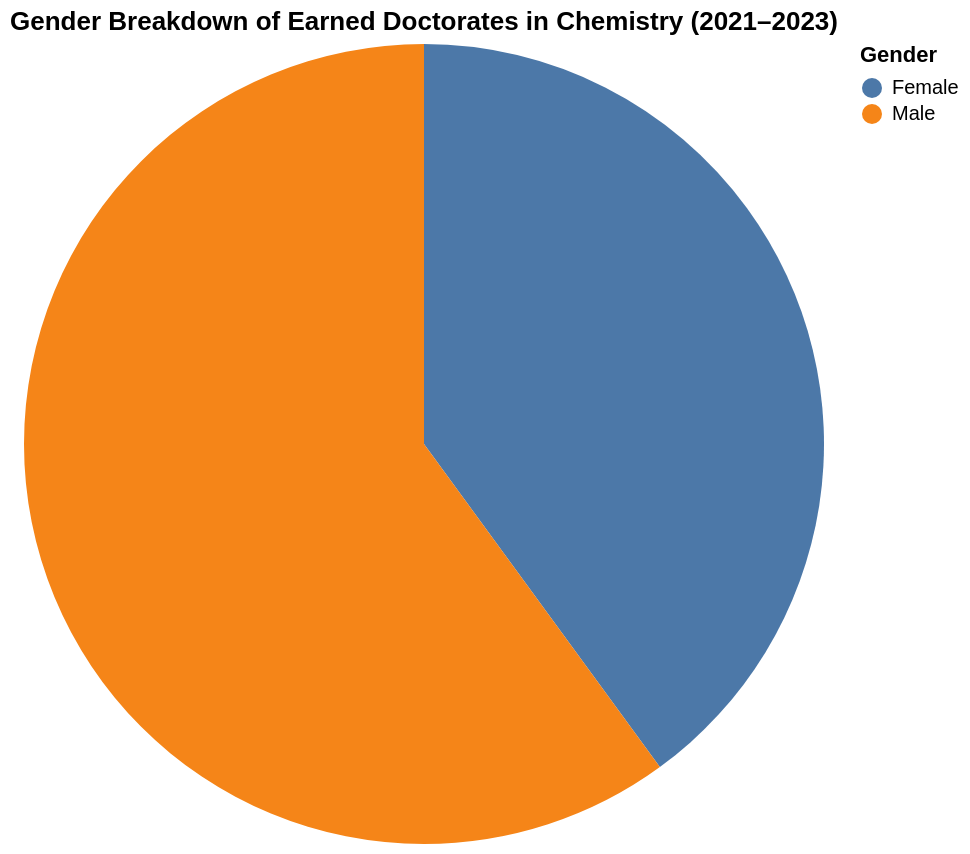

The notebook cell this image was saved under:
### Markdown cell above
<div class="text-box">
    
## Earned Doctorates in Chemistry by Sex 
    
    
(Add a note here that IPEDS only includes Sex, and not a diverse array of gender identities)

### Code cell
#|code-fold: true



gender_df = df[df["Major"].isin(majors)]


gender_agg = (
    gender_df.groupby("Sex")["Awards/Degrees Conferred"]
    .sum()
    .reset_index()
)


pie_chart = alt.Chart(gender_agg).mark_arc().encode(
    theta=alt.Theta(field="Awards/Degrees Conferred", type="quantitative"),
    color=alt.Color(field="Sex", type="nominal", legend=alt.Legend(title="Gender")),
    tooltip=["Sex", "Awards/Degrees Conferred"]
).properties(
    title="Gender Breakdown of Earned Doctorates in Chemistry (2021–2023)",
    width=400,
    height=400
)

pie_chart

### Figure 1 — Vega-Lite specification as saved in the notebook (floating-point values rounded to 4 significant figures)
{"config": {"view": {"continuousWidth": 300, "continuousHeight": 300}}, "data": {"name": "data-650d4f2871fc9297e82f99cd674a8daa"}, "mark": {"type": "arc"}, "encoding": {"color": {"field": "Sex", "legend": {"title": "Gender"}, "type": "nominal"}, "theta": {"field": "Awards/Degrees Conferred", "type": "quantitative"}, "tooltip": [{"field": "Sex", "type": "nominal"}, {"field": "Awards/Degrees Conferred", "type": "quantitative"}]}, "height": 400, "title": "Gender Breakdown of Earned Doctorates in Chemistry (2021–2023)", "width": 400, "$schema": "https://vega.github.io/schema/vega-lite/v5.14.1.json", "datasets": {"data-650d4f2871fc9297e82f99cd674a8daa": [{"Sex": "Female", "Awards/Degrees Conferred": 16472}, {"Sex": "Male", "Awards/Degrees Conferred": 24746}]}}
